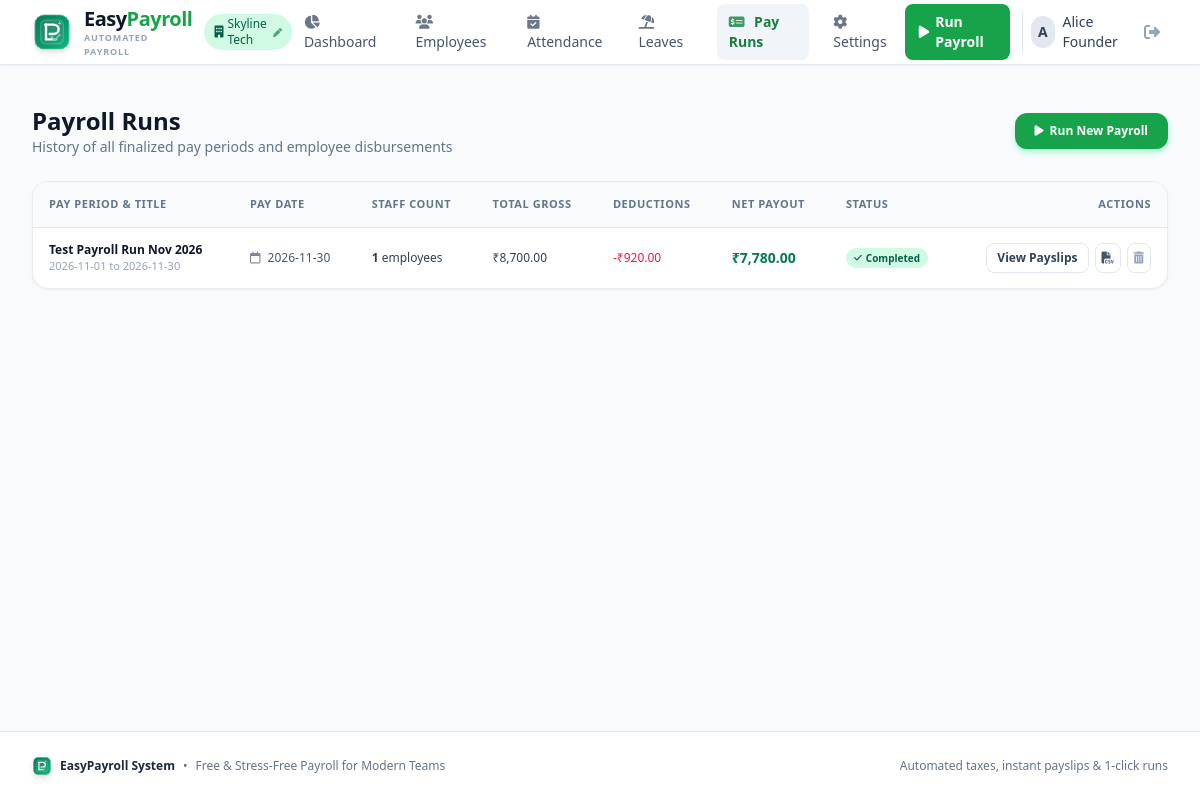
Screenshot of /payroll (signed in) with the database file from the repository.
### tables this page shows
CREATE TABLE users (
        id INTEGER PRIMARY KEY AUTOINCREMENT,
        name TEXT NOT NULL,
        email TEXT UNIQUE NOT NULL,
        password_hash TEXT NOT NULL,
        company_name TEXT DEFAULT 'My Company Ltd',
        currency TEXT DEFAULT '$',
        default_tax_rate REAL DEFAULT 10.0,
        address TEXT DEFAULT '123 Business Way, Suite 100',
        created_at TIMESTAMP DEFAULT CURRENT_TIMESTAMP
    , default_da_rate REAL DEFAULT 0.0, default_hra_rate REAL DEFAULT 0.0, default_epf_rate REAL DEFAULT 12.0, default_eps_rate REAL DEFAULT 0.0, default_house_rent REAL DEFAULT 0.0, logo_url TEXT DEFAULT '');

CREATE TABLE payroll_runs (
        id INTEGER PRIMARY KEY AUTOINCREMENT,
        user_id INTEGER NOT NULL,
        title TEXT NOT NULL,
        pay_period_start TEXT,
        pay_period_end TEXT,
        pay_date TEXT,
        total_gross REAL DEFAULT 0.0,
        total_deductions REAL DEFAULT 0.0,
        total_net REAL DEFAULT 0.0,
        employee_count INTEGER DEFAULT 0,
        status TEXT DEFAULT 'Completed',
        created_at TIMESTAMP DEFAULT CURRENT_TIMESTAMP,
        FOREIGN KEY (user_id) REFERENCES users(id) ON DELETE CASCADE
    );

### app.py (the view)
@app.route("/payroll")
@login_required
def payroll_list():
    user = get_current_user()
    conn = get_db_connection()
    runs = conn.execute("""
        SELECT * FROM payroll_runs
        WHERE user_id = ?
        ORDER BY id DESC
    """, (user["id"],)).fetchall()
    conn.close()
    return render_template("payroll.html", runs=runs)

### app.py (called while the page is built)
def get_db_connection():
    conn = sqlite3.connect(DB_PATH, timeout=20.0)
    conn.row_factory = sqlite3.Row
    conn.execute("PRAGMA foreign_keys = ON")
    conn.execute("PRAGMA journal_mode = WAL")
    conn.execute("PRAGMA synchronous = NORMAL")
    return conn

def login_required(f):
    @wraps(f)
    def decorated_function(*args, **kwargs):
        if "user_id" not in session:
            flash("Please log in or sign up to access your payroll dashboard.", "info")
            return redirect(url_for("login"))
        return f(*args, **kwargs)
    return decorated_function

def get_current_user():
    if "user_id" not in session:
        return None
    conn = get_db_connection()
    user = conn.execute("SELECT * FROM users WHERE id = ?", (session["user_id"],)).fetchone()
    conn.close()
    return user

@app.context_processor
def inject_user():
    return dict(current_user=get_current_user())

### templates/payroll.html (shortened to what this page needs)
{% extends "base.html" %}
{% block content %}
<div class="space-y-6">
    <div class="flex flex-col sm:flex-row sm:items-center sm:justify-between gap-4">
        <div>
            <h1 class="text-2xl font-bold text-slate-900">Payroll Runs</h1>
            <p class="text-sm text-slate-500">History of all finalized pay periods and employee disbursements</p>
        </div>
        <div>
            <a href="{{ url_for('new_payroll') }}" class="px-5 py-2.5 text-xs font-semibold rounded-xl bg-brand-600 hover:bg-brand-700 text-white shadow-md shadow-emerald-200 transition-all flex items-center space-x-1.5">
                <i class="fa-solid fa-play text-xs"></i>
                <span>Run New Payroll</span>
            </a>
        </div>
    </div>
    <div class="bg-white rounded-2xl border border-slate-200/80 shadow-sm overflow-hidden">
        <div class="overflow-x-auto">
            <table class="w-full text-left border-collapse">
                <thead>
                    <tr class="bg-slate-50 border-b border-slate-200 text-[11px] font-semibold text-slate-500 uppercase tracking-wider">
                        <th class="py-3.5 px-4">Pay Period & Title</th>
                        <th class="py-3.5 px-4">Pay Date</th>
                        <th class="py-3.5 px-4">Staff Count</th>
                        <th class="py-3.5 px-4">Total Gross</th>
                        <th class="py-3.5 px-4">Deductions</th>
                        <th class="py-3.5 px-4">Net Payout</th>
                        <th class="py-3.5 px-4">Status</th>
                        <th class="py-3.5 px-4 text-right">Actions</th>
                    </tr>
                </thead>
                <tbody class="divide-y divide-slate-100 text-xs">
                    {% if runs %}
                        {% for run in runs %}
                        <tr class="hover:bg-slate-50/70 transition-colors">
                            <td class="py-3.5 px-4">
                                <a href="{{ url_for('view_payroll', run_id=run.id) }}" class="font-bold text-slate-900 hover:text-brand-600 transition-colors">
                                    {{ run.title }}
                                </a>
                                <div class="text-[11px] text-slate-400">
                                    {% if run.pay_period_start and run.pay_period_end %}
                                        {{ run.pay_period_start }} to {{ run.pay_period_end }}
                                    {% else %}
                                        Single Period
                                    {% endif %}
                                </div>
                            </td>
                            <td class="py-3.5 px-4 font-medium text-slate-600">
                                <i class="fa-regular fa-calendar mr-1 opacity-70"></i> {{ run.pay_date }}
                            </td>
                            <td class="py-3.5 px-4 text-slate-700">
                                <span class="font-semibold">{{ run.employee_count }}</span> employees
                            </td>
                            <td class="py-3.5 px-4 font-medium text-slate-700">
                                {{ current_user.currency }}{{ "{:,.2f}".format(run.total_gross) }}
                            </td>
                            <td class="py-3.5 px-4 text-rose-600 font-medium">
                                -{{ current_user.currency }}{{ "{:,.2f}".format(run.total_deductions) }}
                            </td>
                            <td class="py-3.5 px-4 font-bold text-emerald-700 text-sm">
                                {{ current_user.currency }}{{ "{:,.2f}".format(run.total_net) }}
                            </td>
                            <td class="py-3.5 px-4">
                                <span class="inline-flex items-center px-2 py-0.5 rounded-full text-[10px] font-semibold bg-emerald-100 text-emerald-800">
                                    <i class="fa-solid fa-check text-[9px] mr-1"></i> {{ run.status }}
                                </span>
                            </td>
                            <td class="py-3.5 px-4 text-right">
                                <div class="inline-flex items-center space-x-1.5">
                                    <a href="{{ url_for('view_payroll', run_id=run.id) }}" class="px-2.5 py-1.5 rounded-lg border border-slate-200 text-xs font-semibold text-slate-700 hover:bg-white hover:border-slate-300 transition-colors">
                                        View Payslips
                                    </a>
                                    <a href="{{ url_for('export_payroll_csv', run_id=run.id) }}" class="p-1.5 rounded-lg border border-slate-200 text-xs text-slate-600 hover:bg-white hover:text-brand-600 transition-colors" title="Export CSV">
                                        <i class="fa-solid fa-file-csv"></i>
                                    </a>
                                    <form method="POST" action="{{ url_for('delete_payroll', run_id=run.id) }}" onsubmit="return confirm('Are you sure you want to delete this payroll run?');" class="inline">
                                        <button type="submit" class="p-1.5 rounded-lg border border-slate-200 text-xs text-slate-400 hover:text-rose-600 bg-white" title="Delete Run">
                                            <i class="fa-solid fa-trash-can"></i>
                                        </button>
                                    </form>
                                </div>
                            </td>
                        </tr>
                        {% endfor %}
                    {% endif %}
                </tbody>
            </table>
        </div>
    </div>
</div>
{% endblock %}

### templates/base.html (shortened to what this page needs)
<!DOCTYPE html>
<html lang="en" class="h-full bg-slate-50">
<head>
    <script src="https://cdn.tailwindcss.com"></script>
    <link rel="stylesheet" href="https://cdnjs.cloudflare.com/ajax/libs/font-awesome/6.5.1/css/all.min.css">
    <link rel="stylesheet" href="{{ url_for('static', filename='css/custom.css') }}">
</head>
<body class="h-full flex flex-col text-slate-800 antialiased font-sans">
    <nav class="bg-white border-b border-slate-200 sticky top-0 z-40 shadow-sm">
        <div class="max-w-7xl mx-auto px-4 sm:px-6 lg:px-8">
            <div class="flex justify-between h-16">
                <div class="flex items-center space-x-3">
                    <a href="{{ url_for('dashboard' if current_user else 'index') }}" class="flex items-center space-x-3 group">
                        {% with logo_class="w-10 h-10 flex-shrink-0" %}
                        {% include "components/logo.html" %}
                        {% endwith %}
                        <div class="flex flex-col">
                            <span class="text-xl font-extrabold tracking-tight text-slate-900 leading-tight">
                                Easy<span class="text-brand-600">Payroll</span>
                            </span>
                            <span class="text-[9px] font-bold text-slate-400 uppercase tracking-widest hidden sm:block">Automated Payroll</span>
                        </div>
                    </a>
                    {% if current_user %}
                    <a href="{{ url_for('settings') }}" title="Click to customize company details" class="hidden md:inline-flex items-center px-2.5 py-0.5 rounded-full text-xs font-medium bg-emerald-100 text-emerald-800 hover:bg-emerald-200 transition-colors">
                        {% if current_user.logo_url %}
                        <img src="{{ current_user.logo_url }}" class="w-3.5 h-3.5 rounded object-cover mr-1" alt="">
                        {% else %}
                        <i class="fa-solid fa-building mr-1"></i>
                        {% endif %}
                        <span>{{ current_user.company_name }}</span>
                        <i class="fa-solid fa-pen text-[9px] ml-1.5 opacity-60"></i>
                    </a>
                    {% endif %}
                </div>
                {% if current_user %}
                <div class="hidden md:flex items-center space-x-1 lg:space-x-3">
                    <a href="{{ url_for('dashboard') }}" class="px-3 py-2 rounded-lg text-sm font-medium transition-colors {% if request.endpoint == 'dashboard' %}bg-slate-100 text-brand-700 font-semibold{% else %}text-slate-600 hover:text-slate-900 hover:bg-slate-50{% endif %}">
                        <i class="fa-solid fa-chart-pie mr-1.5 opacity-80"></i> Dashboard
                    </a>
                    <a href="{{ url_for('employees') }}" class="px-3 py-2 rounded-lg text-sm font-medium transition-colors {% if request.endpoint == 'employees' %}bg-slate-100 text-brand-700 font-semibold{% else %}text-slate-600 hover:text-slate-900 hover:bg-slate-50{% endif %}">
                        <i class="fa-solid fa-users mr-1.5 opacity-80"></i> Employees
                    </a>
                    <a href="{{ url_for('attendance') }}" class="px-3 py-2 rounded-lg text-sm font-medium transition-colors {% if 'attendance' in request.endpoint %}bg-slate-100 text-brand-700 font-semibold{% else %}text-slate-600 hover:text-slate-900 hover:bg-slate-50{% endif %}">
                        <i class="fa-solid fa-calendar-check mr-1.5 opacity-80"></i> Attendance
                    </a>
                    <a href="{{ url_for('leaves') }}" class="px-3 py-2 rounded-lg text-sm font-medium transition-colors {% if request.endpoint == 'leaves' %}bg-slate-100 text-brand-700 font-semibold{% else %}text-slate-600 hover:text-slate-900 hover:bg-slate-50{% endif %}">
                        <i class="fa-solid fa-umbrella-beach mr-1.5 opacity-80"></i> Leaves
                    </a>
                    <a href="{{ url_for('payroll_list') }}" class="px-3 py-2 rounded-lg text-sm font-medium transition-colors {% if 'payroll' in request.endpoint %}bg-slate-100 text-brand-700 font-semibold{% else %}text-slate-600 hover:text-slate-900 hover:bg-slate-50{% endif %}">
                        <i class="fa-solid fa-money-check-dollar mr-1.5 opacity-80"></i> Pay Runs
                    </a>
                    <a href="{{ url_for('settings') }}" class="px-3 py-2 rounded-lg text-sm font-medium transition-colors {% if request.endpoint == 'settings' %}bg-slate-100 text-brand-700 font-semibold{% else %}text-slate-600 hover:text-slate-900 hover:bg-slate-50{% endif %}">
                        <i class="fa-solid fa-gear mr-1.5 opacity-80"></i> Settings
                    </a>
                </div>
                <div class="flex items-center space-x-3">
                    <a href="{{ url_for('new_payroll') }}" class="hidden sm:inline-flex items-center px-3.5 py-2 text-xs md:text-sm font-semibold rounded-lg bg-brand-600 text-white hover:bg-brand-700 shadow-sm transition-all hover:shadow hover:-translate-y-0.5">
                        <i class="fa-solid fa-play mr-1.5"></i> Run Payroll
                    </a>
                    <div class="relative flex items-center space-x-2 pl-2 border-l border-slate-200">
                        <div class="w-8 h-8 rounded-full bg-slate-200 text-slate-700 flex items-center justify-center font-bold text-sm">
                            {{ current_user.name[:1] | upper }}
                        </div>
                        <span class="hidden lg:inline text-sm font-medium text-slate-700">{{ current_user.name }}</span>
                        <a href="{{ url_for('logout') }}" title="Sign Out" class="p-2 text-slate-400 hover:text-red-600 rounded-lg transition-colors">
                            <i class="fa-solid fa-right-from-bracket"></i>
                        </a>
                    </div>
                </div>
                {% endif %}
            </div>
        </div>
    </nav>
    <main class="flex-1 max-w-7xl w-full mx-auto px-4 sm:px-6 lg:px-8 py-6">
        {% block content %}{% endblock %}
    </main>
    <footer class="bg-white border-t border-slate-200 mt-auto py-6">
        <div class="max-w-7xl mx-auto px-4 sm:px-6 lg:px-8 flex flex-col sm:flex-row items-center justify-between text-xs text-slate-500 gap-3">
            <div class="flex items-center space-x-2">
                {% with logo_class="w-5 h-5 flex-shrink-0" %}
                {% include "components/logo.html" %}
                {% endwith %}
                <span class="font-bold text-slate-800">EasyPayroll System</span>
                <span>•</span>
                <span>Free & Stress-Free Payroll for Modern Teams</span>
            </div>
            <div>
                <span>Automated taxes, instant payslips & 1-click runs</span>
            </div>
        </div>
    </footer>
</body>
</html>

### rows the page displays
users: company_name "Skyline Tech", name "A", name "Alice Founder", currency "₹"
payroll_runs: title "Test Payroll Run Nov 2026", pay_period_start "2026-11-01", pay_period_end "2026-11-30", pay_date "2026-11-30", employee_count "1", total_gross "8,700.00", total_deductions "920.00", total_net "7,780.00", status "Completed"
